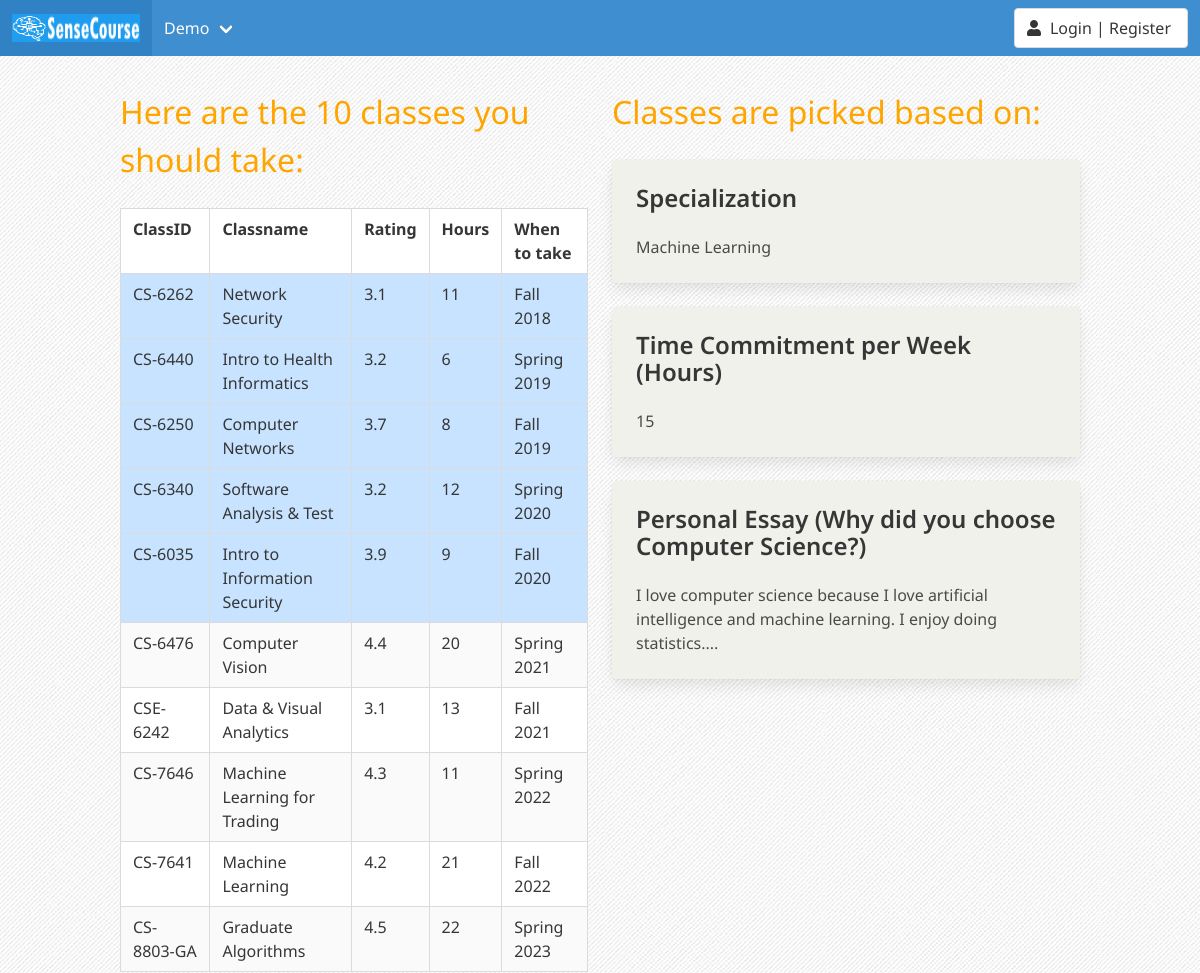
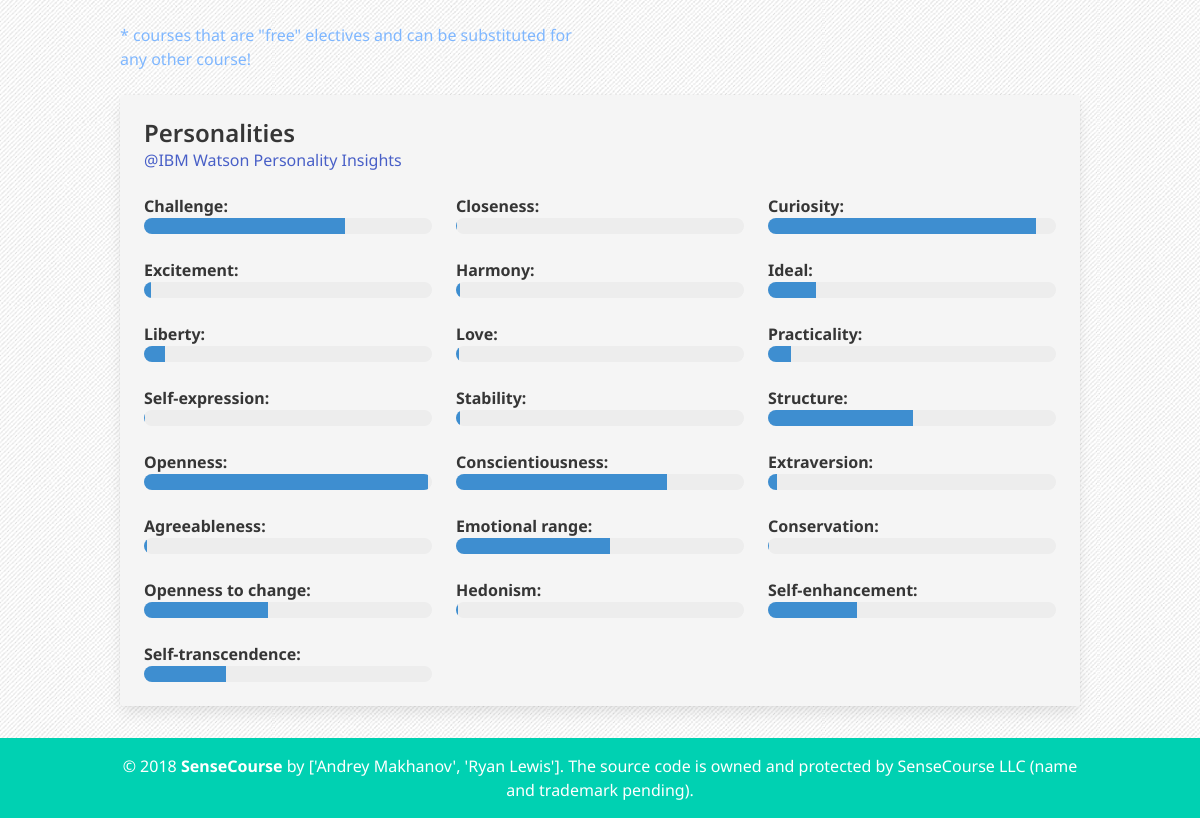
The app's page /demo, older data (2 pictures, top to bottom).
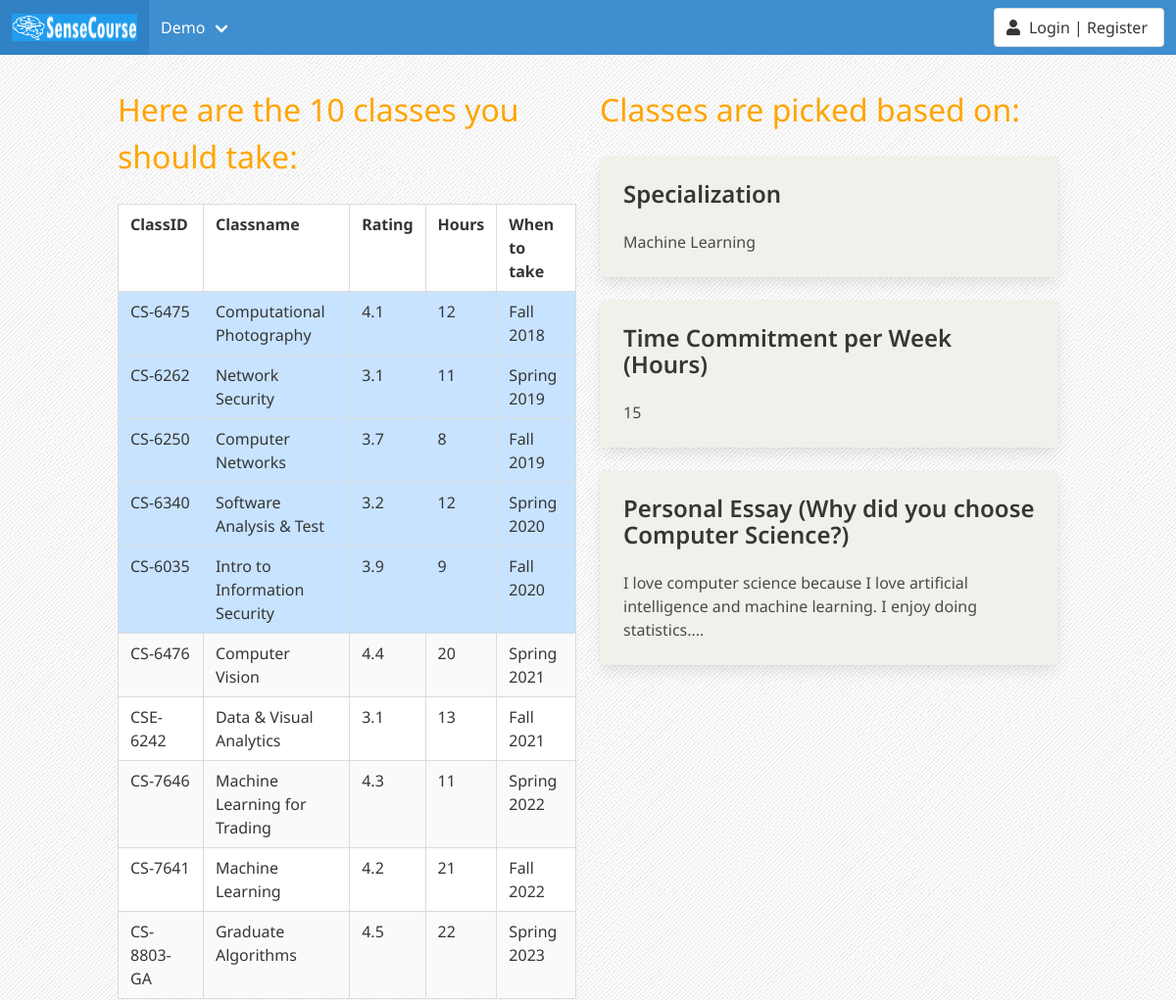
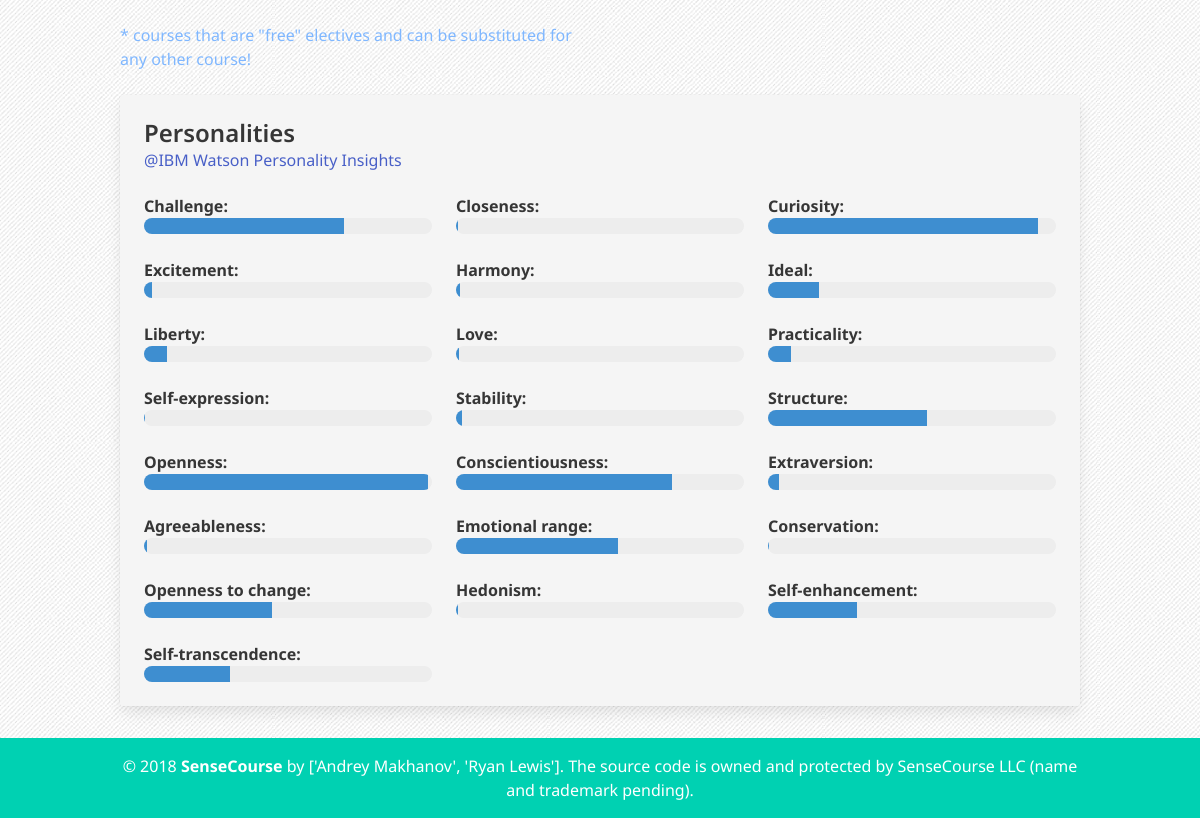
The same page, newer data (2 pictures, top to bottom).
### tables this page shows
CREATE TABLE classes(id INTEGER PRIMARY KEY AUTOINCREMENT, course NOT NULL, hours, rating, course_name,Challenge, Closeness, Curiosity, Excitement, Harmony,Ideal, Liberty, Love, Practicality, Selfexpression,Stability, Structure, Openness, Conscientiousness, Extraversion,Agreeableness, Emotionalrange, Conservation, Opennesstochange, Hedonism,Selfenhancement, Selftranscendence);

CREATE TABLE user(id INTEGER PRIMARY KEY AUTOINCREMENT, username UNIQUE NOT NULL, hours, personal, specialization,generated_classes, Challenge, Closeness, Curiosity, Excitement, Harmony,Ideal, Liberty, Love, Practicality, Selfexpression,Stability, Structure, Openness, Conscientiousness, Extraversion,Agreeableness, Emotionalrange, Conservation, Opennesstochange, Hedonism,Selfenhancement, Selftranscendence);

### controller/demo.py (the view)
@app_demo.route("/demo", methods=['GET'])
def admin():
    authors = ["Andrey Makhanov", "Ryan Lewis"]
    conn = sqlite3.connect(DATABASE)
    cur = conn.cursor()
    cur.execute("SELECT * FROM user WHERE username = 'demo@demo';")
    userrow = cur.fetchone()
    myclasses = []
    tclass = json.loads(userrow[5])
    if userrow[4] == "Computing Systems":
        smart_cnt = 4
    else:
        smart_cnt = 5
    tclass.reverse()
    for i in tclass:
        cur.execute("SELECT course,course_name,rating,hours FROM classes WHERE course=?", [str(i)])
        myclasses.append(cur.fetchone())
    when = ["Fall 2018", "Spring 2019", "Fall 2019", "Spring 2020", "Fall 2020", "Spring 2021", "Fall 2021", "Spring 2022",
            "Fall 2022", "Spring 2023"]
    when_count = 0
    myclasses2 = []
    for i in myclasses:
        zcnt = 0
        if when_count < smart_cnt:
            zcnt = 1
        myclasses2.append([i[0], i[1], i[2], i[3], when[when_count], zcnt])
        when_count += 1
    return render_template("index_output.html", authors=authors, hours=userrow[2], text=userrow[3][:300], spec=userrow[4],
                           classes=myclasses2,
                           personality=userrow[6:])

### templates/index_output.html
{% extends 'template.html' %}
{% block content %}
    <link rel="stylesheet" type="text/css" href="../static/css/index_output.css">
<div class="container" style="padding-top:2em;padding-bottom:2em;">
    <div class="columns">
        <div class="column tenClasses">
            <h1 id="message">Here are the 10 classes you should take:</h1> <br>
                <table class="table is-striped is-bordered">
                    <thead>
                    <tr>
                        <th>ClassID</th>
                        <th>Classname</th>
                        <th>Rating</th>
                        <th>Hours</th>
                        <th>When to take</th>
                    </tr>
                    </thead>
                    <tbody>
                    {% for class in classes %}
                    <tr {% if class[5] == 1 %} style="background-color:#c7e3ff" {% endif %}>
                        <td>{{class[0]}}</td>
                        <td>{{class[1]}}</td>
                        <td>{{'%0.1f'| format(class[2]|float)}}</td>
                        <td>{{'%0.0f'| format(class[3]|float)}}</td>
                        <td>{{ class[4] }}</td>
                    </tr>
                    {% endfor %}
                    </tbody>
                </table>
        <span style="color:#7fb7ff">* courses that are "free" electives and can be substituted for any other course!</span>
        </div>
        <div class="column picksBasedOn">
            <h1>Classes are picked based on: </h1> <br>
               <div class="card">
                <div class="card-content classPickBasedOn" >
                    <div class="media">
                        <div class="media-content">
                            <p class="title is-4">Specialization</p>
                        </div>
                    </div>
                    <div class="content">
                        {{spec}}
                    </div>
                </div>
            </div> <br>
               <div class="card">
                <div class="card-content classPickBasedOn">
                    <div class="media">
                        <div class="media-content">
                            <p class="title is-4">Time Commitment per Week (Hours)</p>
                        </div>
                    </div>
                    <div class="content">
                        {{hours}}
                    </div>
                </div>
            </div> <br>
                <div class="card">
                <div class="card-content classPickBasedOn">
                    <div class="media">
                        <div class="media-content">
                            <p class="title is-4">Personal Essay (Why did you choose Computer Science?)</p>
                        </div>
                    </div>
                    <div class="content">
                        {{text}}...
                    </div>
                </div>
            </div> <br>
        </div>
    </div>
    <div class="card">
        <div class="card-content personalityList">
            <div class="media">
                <div class="media-content">
                    <p class="title is-4">Personalities</p>
                    <p class="subtitle is-6"><a href="https://www.ibm.com/watson/services/personality-insights/" target="_blank">@IBM Watson Personality Insights</a></p>
                </div>
            </div>
            <div class="content">
                <div class="columns">
                    <div class="column"><strong>Challenge: </strong>
                        <progress class="progress is-info" value="{{ personality[0] }}" max="1"></progress>
                    </div>
                    <div class="column"><strong>Closeness: </strong>
                        <progress class="progress is-info" value="{{ personality[1] }}" max="1"></progress>
                    </div>
                    <div class="column"><strong>Curiosity: </strong>
                        <progress class="progress is-info" value="{{ personality[2] }}" max="1"></progress>
                    </div>
                </div>
                <div class="columns">
                    <div class="column"><strong>Excitement: </strong>
                        <progress class="progress is-info" value="{{ personality[3] }}" max="1"></progress>
                    </div>
                    <div class="column"><strong>Harmony: </strong>
                        <progress class="progress is-info" value="{{ personality[4] }}" max="1"></progress>
                    </div>
                    <div class="column"><strong>Ideal: </strong>
                        <progress class="progress is-info" value="{{ personality[5] }}" max="1"></progress>
                    </div>
                </div>
                <div class="columns">
                    <div class="column"><strong>Liberty: </strong>
                        <progress class="progress is-info" value="{{ personality[6] }}" max="1"></progress>
                    </div>
                    <div class="column"><strong>Love: </strong>
                        <progress class="progress is-info" value="{{ personality[7] }}" max="1"></progress>
                    </div>
                    <div class="column"><strong>Practicality: </strong>
                        <progress class="progress is-info" value="{{ personality[8] }}" max="1"></progress>
                    </div>
                </div>
                <div class="columns">
                    <div class="column"><strong>Self-expression: </strong>
                        <progress class="progress is-info" value="{{ personality[9] }}" max="1"></progress>
                    </div>
                    <div class="column"><strong>Stability: </strong>
                        <progress class="progress is-info" value="{{ personality[10] }}" max="1"></progress>
                    </div>
                    <div class="column"><strong>Structure: </strong>
                        <progress class="progress is-info" value="{{ personality[11] }}" max="1"></progress>
                    </div>
                </div>
                <div class="columns">
                    <div class="column"><strong>Openness: </strong>
                        <progress class="progress is-info" value="{{ personality[12] }}" max="1"></progress>
                    </div>
                    <div class="column"><strong>Conscientiousness: </strong>
                        <progress class="progress is-info" value="{{ personality[13] }}" max="1"></progress>
                    </div>
                    <div class="column"><strong>Extraversion: </strong>
                        <progress class="progress is-info" value="{{ personality[14] }}" max="1"></progress>
                    </div>
                </div>
                <div class="columns">
                    <div class="column"><strong>Agreeableness: </strong>
                        <progress class="progress is-info" value="{{ personality[15] }}" max="1"></progress>
                    </div>
                    <div class="column"><strong>Emotional range: </strong>
                        <progress class="progress is-info" value="{{ personality[16] }}" max="1"></progress>
                    </div>
                    <div class="column"><strong>Conservation: </strong>
                        <progress class="progress is-info" value="{{ personality[17] }}" max="1"></progress>
                    </div>
                </div>
                <div class="columns">
                    <div class="column"><strong>Openness to change: </strong>
                        <progress class="progress is-info" value="{{ personality[18] }}" max="1"></progress>
                    </div>
                    <div class="column"><strong>Hedonism: </strong>
                        <progress class="progress is-info" value="{{ personality[19] }}" max="1"></progress>
                    </div>
                    <div class="column"><strong>Self-enhancement: </strong>
                        <progress class="progress is-info" value="{{ personality[20] }}" max="1"></progress>
                    </div>
                </div>
                <div class="columns">
                    <div class="column"><strong>Self-transcendence: </strong>
                        <progress class="progress is-info" value="{{ personality[21] }}" max="1"></progress>
                    </div>
                    <div class="column"></div>
                    <div class="column"></div>
                </div>
            </div>
        </div>
    </div>
</div>
{% endblock %}

### templates/template.html (shortened to what this page needs)
<!DOCTYPE html>
<html>
<head>
    <link rel="stylesheet" href="https://cdnjs.cloudflare.com/ajax/libs/bulma/0.7.1/css/bulma.min.css" />
</head>
<link rel="stylesheet" type="text/css" href="../static/css/template.css">
<body>
    {% include 'navigation.html' %}
        {% block content %}{% endblock %}
    {% include 'footer.html' %}
</body>
</html>

### templates/navigation.html (shortened to what this page needs)
<nav class="navbar is-info">
    <div class="navbar-brand">
        <a class="navbar-item" href="/">
            <img src="static/images/navdog.png" alt="Sense Courses Logo" width="128" height="64">
        </a>
    </div>
    <div id="sensenavbar" class="navbar-menu">
        {% if not session.get('username') %}
            <div class="navbar-start">
                <div class="navbar-item has-dropdown is-hoverable">
                    <a class="navbar-link" href="#">
                        Demo
                    </a>
                </div>
            </div>
        {% endif %}
        <div class="navbar-end">
            <div class="navbar-item">
                <div class="field is-grouped">
                    <p class="control">
                        {% if session.get('username') %}
                            <a class="button" href="/logout">
              <span class="icon">
              <i class="fas fa-sign-out-alt"></i>
              </span>
                                <span>Logout</span>
                            </a>
                        {% else %}
                            <a class="button" href="#" id="loginbtn">
              <span class="icon">
               <i class="fa fa-user" aria-hidden="true"></i>
              </span>
                                <span>Login | Register</span>
                            </a>
                        {% endif %}
                    </p>
                </div>
            </div>
        </div>
    </div>
</nav>

### templates/footer.html (shortened to what this page needs)
<footer class="footer hero is-primary ">
    <div class="container ">
        <div class="content has-text-centered">
            <p>
                © 2018 <strong>SenseCourse</strong> by {{ authors }}. The source code is owned and protected by SenseCourse LLC (name and trademark pending).
            </p>
        </div>
    </div>
</footer>

### static/css/template.css (style rules this page uses)
* { font-family: 'Noto Sans', sans-serif; }
html { background-image: url("../images/background.jpg") }

### templates/footer.html (style rules this page uses)
.footer { padding: 1rem 1.5rem 1rem; }

Row changes from the older to the newer data that the page shows:
no longer on this page (row edited): classes: course "CS-6440", course_name "Intro to Health Informatics", rating "3.2", hours "6", class "Spring 2019"
now on this page (row edited): classes: course "CS-6475", course_name "Computational Photography", rating "4.1", hours "12", class "Fall 2018"
changed classes "CS-6262": class "Fall 2018" → "Spring 2019"
changed user "Machine Learning": Challenge 0.698368 → 0.695147 (drawn); Closeness 0.00460562 → 0.00526952 (drawn); Curiosity 0.929706 → 0.936701 (drawn); Excitement 0.0255149 → 0.0266832 (drawn); Harmony 0.0122386 → 0.0140301 (drawn); Ideal 0.168134 → 0.177795 (drawn); Liberty 0.0739335 → 0.0803953 (drawn); Love 0.0103056 → 0.0100755 (drawn); Practicality 0.0794333 → 0.0799454 (drawn); Selfexpression 0.00377966 → 0.00459326 (drawn); Stability 0.0143887 → 0.0198814 (drawn); Structure 0.502488 → 0.553621 (drawn); Openness 0.987263 → 0.987447 (drawn); Conscientiousness 0.732432 → 0.748298 (drawn); Extraversion 0.0329722 → 0.0394109 (drawn); Agreeableness 0.00877102 → 0.0113681 (drawn); Emotionalrange 0.535693 → 0.562058 (drawn); Conservation 0.00406086 → 0.00466166 (drawn); Opennesstochange 0.431118 → 0.445437 (drawn); Hedonism 0.00530841 → 0.00557008 (drawn); Selfenhancement 0.307763 → 0.309076 (drawn); Selftranscendence 0.283586 → 0.298129 (drawn)
